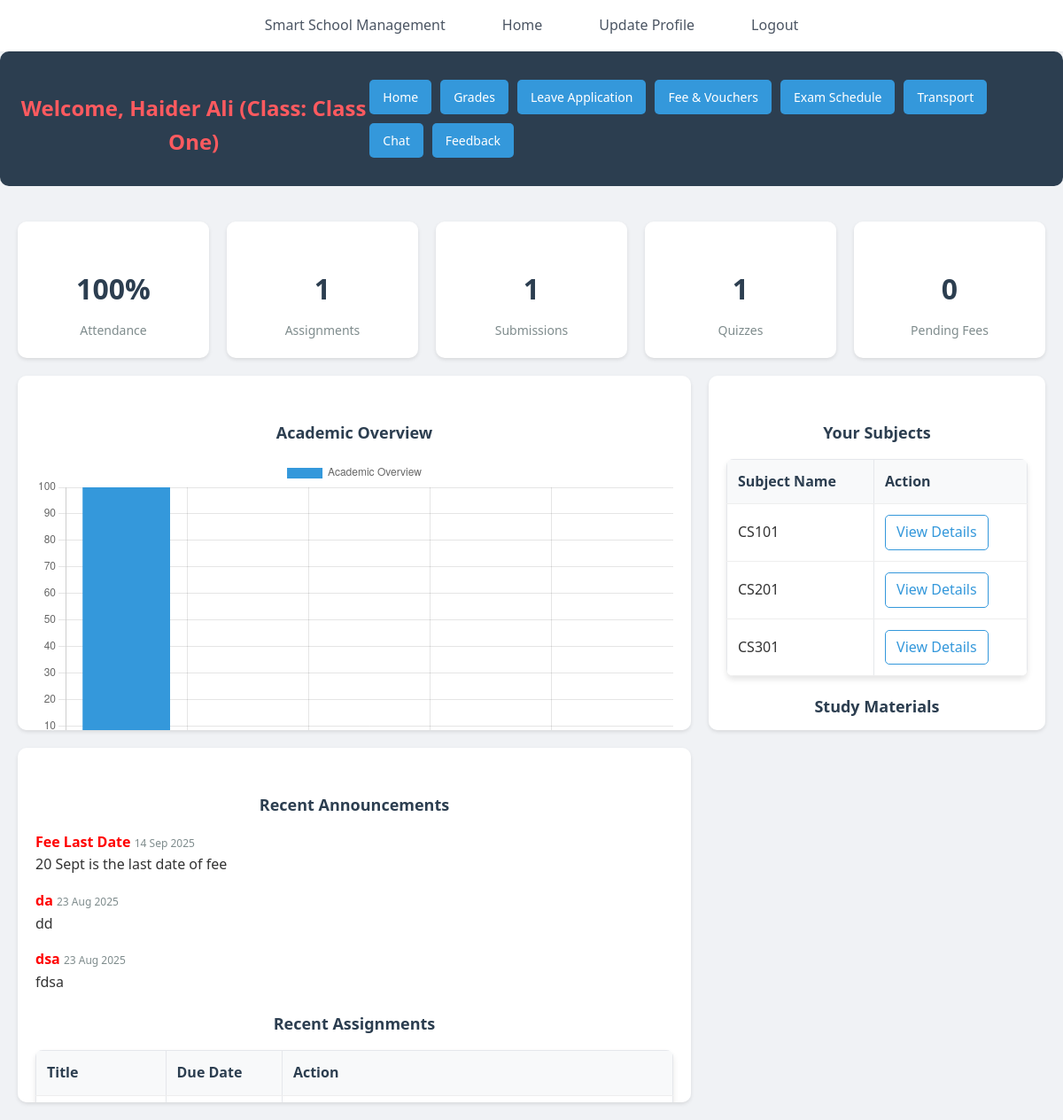
Page /dashboard.php (signed in) on the committed database.
### tables this page shows
CREATE TABLE `students` (
  `student_id` int(11) NOT NULL,
  `username` varchar(50) NOT NULL,
  `password` varchar(255) NOT NULL,
  `email` varchar(100) NOT NULL,
  `first_name` varchar(50) NOT NULL,
  `last_name` varchar(50) NOT NULL,
  `roll_number` varchar(20) NOT NULL,
  `class_id` int(11) DEFAULT NULL,
  `date_of_birth` date DEFAULT NULL,
  `phone_number` varchar(15) DEFAULT NULL,
  `created_at` timestamp NOT NULL DEFAULT current_timestamp(),
  `updated_at` timestamp NOT NULL DEFAULT current_timestamp() ON UPDATE current_timestamp()
);

CREATE TABLE `classes` (
  `class_id` int(11) NOT NULL,
  `class_name` varchar(50) NOT NULL,
  `teacher_id` int(11) DEFAULT NULL
);

CREATE TABLE `subjects` (
  `subject_id` int(11) NOT NULL,
  `subject_name` varchar(100) NOT NULL,
  `class_id` int(11) NOT NULL,
  `teacher_id` int(11) DEFAULT NULL
);

CREATE TABLE `announcements` (
  `announcement_id` int(11) NOT NULL,
  `title` varchar(100) NOT NULL,
  `content` text NOT NULL,
  `posted_at` timestamp NOT NULL DEFAULT current_timestamp()
);

### dashboard.php (the view, shortened to what this page needs)
<?php
include('config.php');
$student_id = $_SESSION["id"];
$student_sql = "
    SELECT s.student_id, s.first_name, s.last_name, s.class_id,
           c.class_name,
           t.first_name AS teacher_fname, t.last_name AS teacher_lname
    FROM students s
    LEFT JOIN classes c ON s.class_id = c.class_id
    LEFT JOIN teachers t ON c.teacher_id = t.teacher_id
    WHERE s.student_id = ?";
$stmt = $conn->prepare($student_sql);
$stmt->bind_param("i", $student_id);
$stmt->execute();
$student_info = $stmt->get_result()->fetch_assoc();
$student_name = $student_info ? $student_info['first_name'] . " " . $student_info['last_name'] : "Student";
$class_id = $student_info['class_id'] ?? null;
$class_name = $student_info['class_name'] ?? "Not Assigned";
$attendance_sql = "SELECT COUNT(*) AS total, SUM(CASE WHEN status = 'Present' THEN 1 ELSE 0 END) AS present
                  FROM attendance WHERE student_id = ?";
$stmt = $conn->prepare($attendance_sql);
$stmt->bind_param("i", $student_id);
$stmt->execute();
$attendance_stats = $stmt->get_result()->fetch_assoc();
$total_attendance = $attendance_stats['total'] ?? 0;
$present_days = $attendance_stats['present'] ?? 0;
$attendance_percentage = $total_attendance > 0 ? round(($present_days / $total_attendance) * 100, 2) : 0;
$total_assignments = mysqli_fetch_assoc(mysqli_query($conn, "SELECT COUNT(*) AS cnt FROM assignments WHERE class_id = $class_id"))['cnt'];
$total_submissions = mysqli_fetch_assoc(mysqli_query($conn, "SELECT COUNT(*) AS cnt FROM assignment_submissions WHERE student_id = $student_id"))['cnt'];
$total_quizzes = mysqli_fetch_assoc(mysqli_query($conn, "SELECT COUNT(*) AS cnt FROM quizzes WHERE class_id = $class_id"))['cnt'];
$pending_fees = mysqli_fetch_assoc(mysqli_query($conn, "SELECT COUNT(*) AS cnt FROM fee_vouchers WHERE student_id = $student_id AND status = 'Pending'"))['cnt'];
$announcements = $conn->query("SELECT title, content, posted_at FROM announcements ORDER BY posted_at DESC LIMIT 5");
$subjects = [];
if ($class_id) {
    $sub_stmt = $conn->prepare("SELECT subject_id, subject_name FROM subjects WHERE class_id = ?");
    $sub_stmt->bind_param("i", $class_id);
    $sub_stmt->execute();
    $subjects = $sub_stmt->get_result();
}
$assignments = [];
if ($class_id) {
    $assign_sql = "SELECT assignment_id, title, due_date FROM assignments WHERE class_id = ? ORDER BY due_date DESC LIMIT 5";
    $stmt = $conn->prepare($assign_sql);
    $stmt->bind_param("i", $class_id);
    $stmt->execute();
    $assignments = $stmt->get_result();
}
?>
<!DOCTYPE html>
<html lang="en">
<head>
    <link rel="stylesheet" href="./CSS/style.css">
</head>
<body>
<?php include('navbar.php'); ?>
    <div class="header">
        <h1>Welcome, <?php echo htmlspecialchars($student_name); ?> (Class: <?php echo htmlspecialchars($class_name); ?>)</h1>
        <div class="nav-buttons">
            <button onclick="window.location.href='student_dashboard.php'">Home</button>
            <button onclick="window.location.href='view_grades.php'">Grades</button>
            <button onclick="window.location.href='student_leave.php'">Leave Application</button>
            <button onclick="window.location.href='student_vouchers.php'">Fee & Vouchers</button>
            <button onclick="window.location.href='exam_schedule.php'">Exam Schedule</button>
            <button onclick="window.location.href='view_transport.php'">Transport</button>
            <button onclick="window.location.href='chat.php'">Chat</button>
            <button onclick="window.location.href='feedback.php'">Feedback</button>
        </div>
    </div>
    <div class="container">
        <div class="stats-container">
            <div class="stat-card"><h3><?php echo $attendance_percentage; ?>%</h3><p>Attendance</p></div>
            <div class="stat-card"><h3><?php echo $total_assignments; ?></h3><p>Assignments</p></div>
            <div class="stat-card"><h3><?php echo $total_submissions; ?></h3><p>Submissions</p></div>
            <div class="stat-card"><h3><?php echo $total_quizzes; ?></h3><p>Quizzes</p></div>
            <div class="stat-card"><h3><?php echo $pending_fees; ?></h3><p>Pending Fees</p></div>
        </div>
        <div class="main-content">
            <div class="chart-container">
                <h2 class="section-title">Academic Overview</h2>
                <canvas id="academicChart"></canvas>
            </div>
            <div class="card">
                <h2 class="section-title">Your Subjects</h2>
                <?php if ($subjects && $subjects->num_rows > 0): ?>
                    <table>
                        <tr><th>Subject Name</th><th>Action</th></tr>
                        <?php while ($sub = $subjects->fetch_assoc()): ?>
                            <tr>
                                <td><?php echo htmlspecialchars($sub['subject_name']); ?></td>
                                <td>
                                    <a class="download" href="subject_details.php?subject_id=<?php echo $sub['subject_id']; ?>">View Details</a>
                                </td>
                            </tr>
                        <?php endwhile; ?>
                    </table>
                <?php else: ?>
                    <p>No subjects found.</p>
                <?php endif; ?>
                <h2 class="section-title" style="margin-top:20px;">Study Materials</h2>
            </div>
            <div class="activity-container">
                <h2 class="section-title">Recent Announcements</h2>
                <?php if ($announcements && $announcements->num_rows > 0): ?>
                    <?php while ($row = $announcements->fetch_assoc()): ?>
                        <div class="announcement">
                            <strong style="color: red;"><?php echo htmlspecialchars($row['title']); ?></strong>
                            <small><?php echo date('d M Y', strtotime($row['posted_at'])); ?></small>
                            <p><?php echo nl2br(htmlspecialchars(substr($row['content'], 0, 100) . (strlen($row['content']) > 100 ? '...' : ''))); ?></p>
                        </div>
                    <?php endwhile; ?>
                <?php else: ?>
                    <p>No announcements yet.</p>
                <?php endif; ?>
                <h2 class="section-title" style="margin-top:20px;">Recent Assignments</h2>
                <?php if ($assignments && $assignments->num_rows > 0): ?>
                    <table>
                        <tr><th>Title</th><th>Due Date</th><th>Action</th></tr>
                        <?php while ($assignment = $assignments->fetch_assoc()): ?>
                            <tr>
                                <td><?php echo htmlspecialchars($assignment['title']); ?></td>
                                <td><?php echo date('d M Y', strtotime($assignment['due_date'])); ?></td>
                                <td>
                                </td>
                            </tr>
                        <?php endwhile; ?>
                    </table>
                <?php else: ?>
                    <p>No assignments available.</p>
                <?php endif; ?>
            </div>
        </div>
    </div>
    <script>
        // Academic Overview Chart
        const academicChart = document.getElementById('academicChart');
        new Chart(academicChart, {
            type: 'bar',
            data: {
                labels: ['Attendance %', 'Assignments', 'Submissions', 'Quizzes', 'Pending Fees'],
                datasets: [{
                    label: 'Academic Overview',
                    data: [<?php echo $attendance_percentage; ?>, <?php echo $total_assignments; ?>, <?php echo $total_submissions; ?>, <?php echo $total_quizzes; ?>, <?php echo $pending_fees; ?>],
                    backgroundColor: ['#3498db', '#2ecc71', '#e74c3c', '#f1c40f', '#9b59b6']
                }]
            },
            options: {
                scales: {
                    y: { beginAtZero: true }
                }
            }
        });
    </script>
</body>
</html>

### CSS/style.css (style rules this page uses)
:root { --primary-color: #ff5a5f; --primary-hover: #e14d52; --secondary-color: #ffcc00; --secondary-hover: #e6b800; --text-primary: #1f2937; --text-secondary: #4b5563; --bg-primary: #ffffff; --bg-secondary: #fdf2f2; --border-color: #e5e7eb; --shadow-sm: 0 1px 2px rgba(0, 0, 0, 0.05); --shadow-md: 0 4px 6px rgba(0, 0, 0, 0.1); --shadow-lg: 0 10px 15px rgba(0, 0, 0, 0.15); }
* { margin: 0; padding: 0; box-sizing: border-box; }
body { font-family: 'Inter', sans-serif; background: linear-gradient(to right, #fffaf0, #fff5f5); color: var(--text-primary); line-height: 1.6; }
h1, h2, h3, h4, h5, h6 { margin-top: 30px; font-weight: 700; text-align: center; margin-bottom: 1rem; color: var(--primary-color); }
h1 { font-size: 2.5rem; }
h2 { font-size: 2rem; }
h3 { font-size: 1.5rem; }
input[type="submit"], button { background: var(--primary-color); color: white; border: none; padding: 10px 15px; font-size: 14px; cursor: pointer; border-radius: 5px; transition: all 0.3s ease; }
table { width: 90%; margin: 20px auto; border-collapse: collapse; background: var(--bg-primary); box-shadow: var(--shadow-md); border-radius: 8px; overflow: hidden; }
th, td { padding: 12px; border: 1px solid var(--border-color); text-align: left; }
th { background: var(--primary-color); color: white; }

### dashboard.php (style rules this page uses)
* { margin: 0; padding: 0; box-sizing: border-box; font-family: 'Segoe UI', Tahoma, Geneva, Verdana, sans-serif; }
body { background: #f0f2f5; color: #333; }
.container { max-width: 1400px; margin: 0 auto; padding: 20px; }
.header { background: #2c3e50; color: white; padding: 15px 20px; border-radius: 10px; margin-bottom: 20px; display: flex; justify-content: space-between; align-items: center; }
.header h1 { font-size: 24px; font-weight: 600; }
.nav-buttons { display: flex; gap: 10px; flex-wrap: wrap; }
.nav-buttons button { padding: 10px 15px; border: none; border-radius: 5px; background: #3498db; color: white; cursor: pointer; transition: background 0.3s; font-size: 14px; }
.stats-container { display: grid; grid-template-columns: repeat(auto-fit, minmax(200px, 1fr)); gap: 20px; margin-bottom: 20px; }
.stat-card { background: #fff; padding: 20px; border-radius: 10px; box-shadow: 0 2px 4px rgba(0,0,0,0.1); text-align: center; transition: transform 0.3s; }
.stat-card h3 { font-size: 32px; color: #2c3e50; margin-bottom: 10px; }
.stat-card p { color: #7f8c8d; font-size: 14px; }
.main-content { display: grid; grid-template-columns: 2fr 1fr; gap: 20px; }
.chart-container, .card, .activity-container { background: #fff; padding: 20px; border-radius: 10px; box-shadow: 0 2px 4px rgba(0,0,0,0.1); height: 400px; overflow-y: auto; }
table { width: 100%; border-collapse: collapse; margin-top: 10px; }
th, td { padding: 12px; text-align: left; border-bottom: 1px solid #eee; }
th { background: #f8f9fa; color: #2c3e50; font-weight: 600; }
.section-title { color: #2c3e50; margin-bottom: 15px; font-size: 18px; }
.download { color: #3498db; text-decoration: none; padding: 6px 12px; border: 1px solid #3498db; border-radius: 5px; display: inline-block; }
.announcement { margin-bottom: 15px; }
.announcement small { color: #7f8c8d; font-size: 12px; }

### rows in the picture
students: student_name "Haider Ali", class.class_name "Class One", class "1"
subjects: subject_name "CS101"
subjects: subject_name "CS201"
subjects: subject_name "CS301"
announcements: title "Fee Last Date", posted_at "14 Sep 2025", content "20 Sept is the last date of fee"
announcements: title "da", posted_at "23 Aug 2025", content "dd"
announcements: title "dsa", posted_at "23 Aug 2025", content "fdsa"

### other values in the picture
$attendance_percentage "100"
$total_submissions "1"
$pending_fees "0"
chart data {{ $attendance_percentage }} 100
chart data {{ $total_assignments }} 1
chart data {{ $total_submissions }} 1
chart data {{ $total_quizzes }} 1
